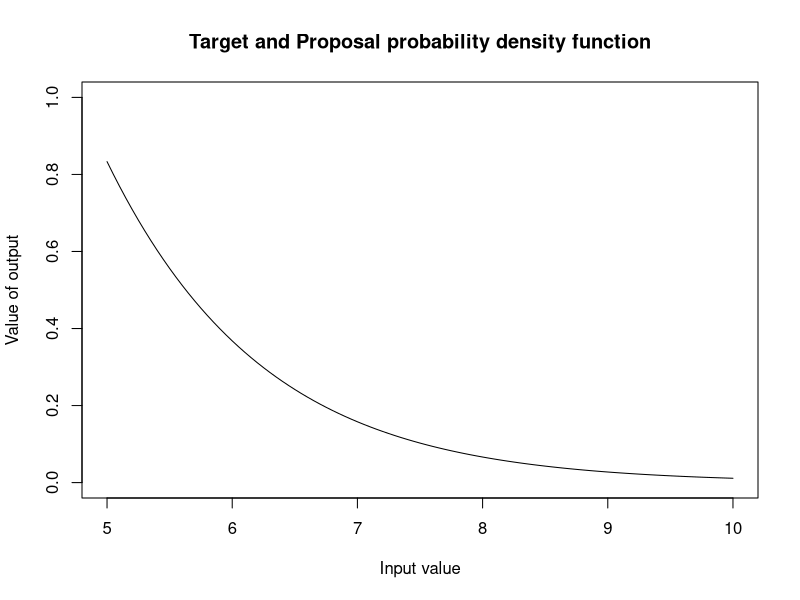
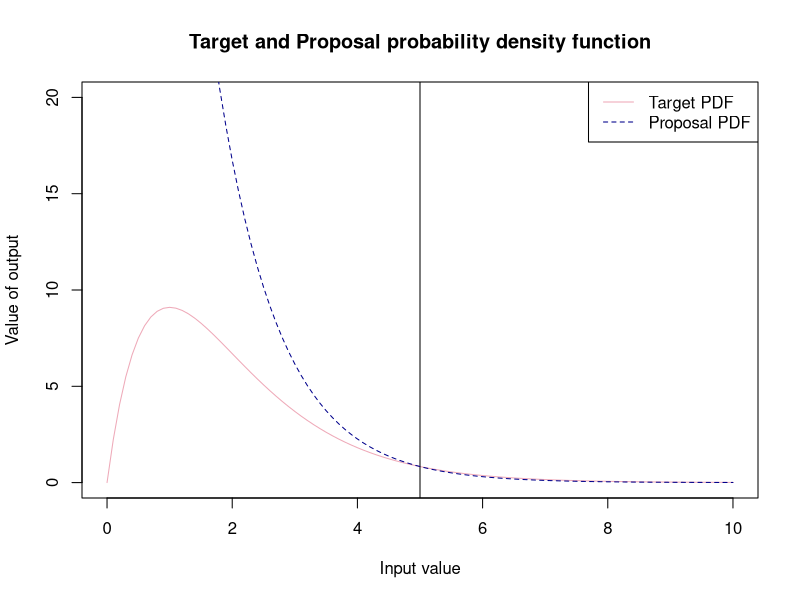
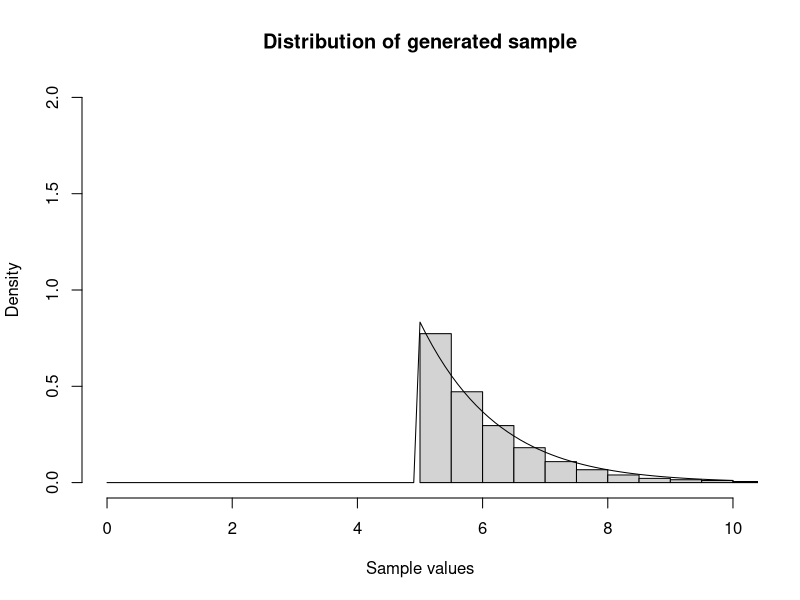
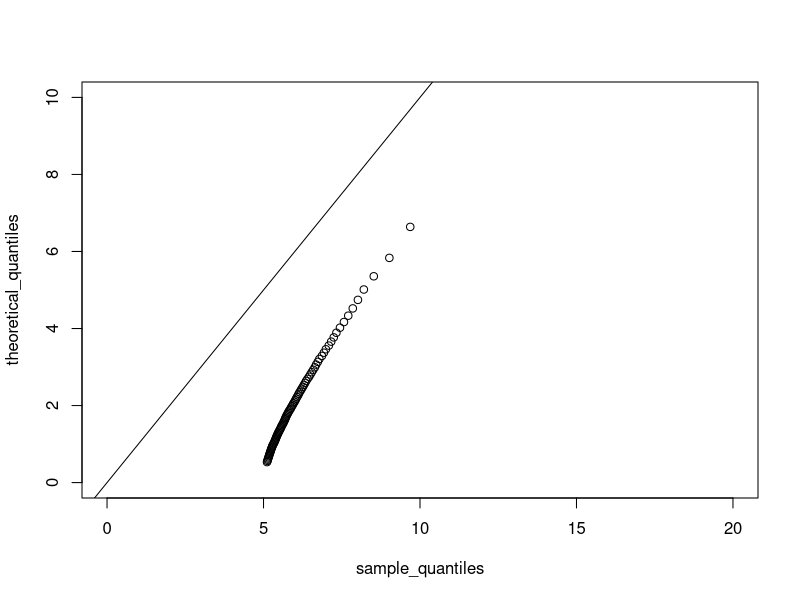
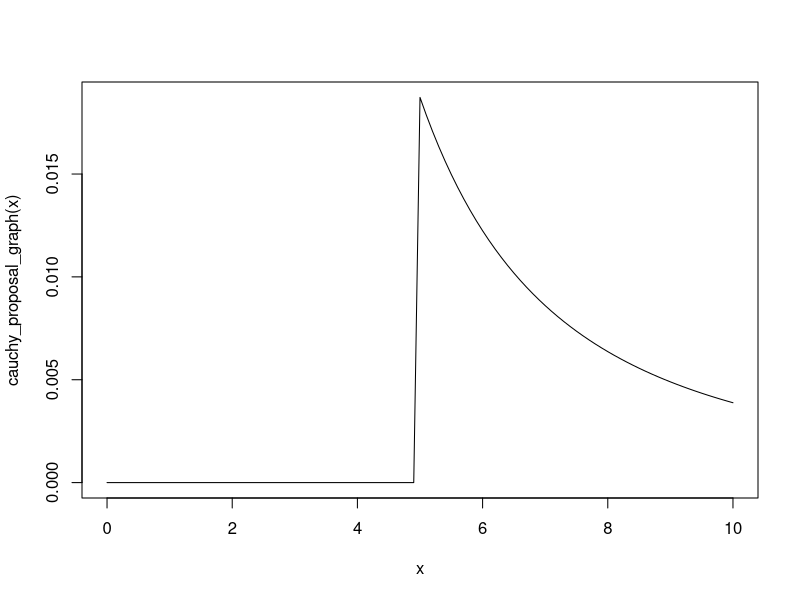
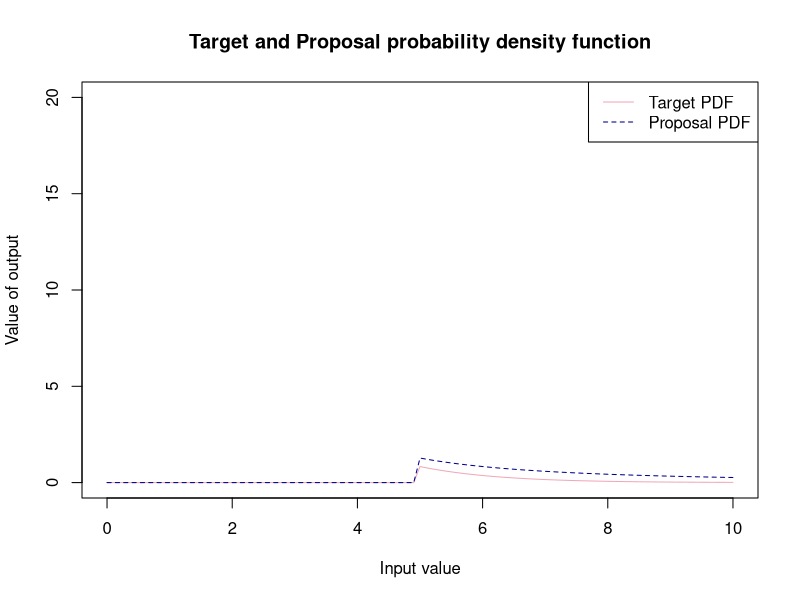

Write the R code that produced these figures, in order. (Note: this script raises an error after producing the figures.)
#-----------------------------------#
#-REJECTION SAMPLING - Gamma(2,1) --#----
#-----------------------------------#
#Defining our target pdf(density function to sample from) --------------------------
target_pdf<-function(x){
  ifelse(x >= 5, (x*exp(-x))/(6*exp(-5)), 0) # to incorporate bounds
}

target_pdf_graphical<-function(x){
   (x*exp(-x))/(6*exp(-5))  # plotting the whole function  
}

#--------------------------------#
#--EXPONENTIAL PROPOSAL----------#----
#-------------------------------#
#Defining proposal pdf number generator(density that we easily sample from to use to accept or reject)--
exp_generator<- function(x){
  y <- rexp(1)     # generate a sample from exponential where lambda = 1
  ifelse(y>=5,y,0) # accept and return value of greater than or equal to 5
}

exp_graphical<- function(x){
  exp(-x) # plotting exponential proposal
}

# Graphing our target  and proposal probability density functions 
M <- ((5*exp(-5))/(6*exp(-5)))/(exp(-5)) # max point of both is x = 5

# PDF within bounds we consider x within (5,10)
curve(target_pdf(x), from = 5, to = 10, 
      xlab = "Input value",
      ylab = "Value of output",
      main = "Target and Proposal probability density function", col = "black", ylim = c(0,1))

# PDF compared to exp across greater range x within (0,10)
curve(target_pdf_graphical(x), from = 0, to = 10, 
      xlab = "Input value",
      ylab = "Value of output",
      main = "Target and Proposal probability density function", col = "pink2", ylim = c(0,20))
abline(v = 5)

curve( M * exp_graphical(x), from = 0, to = 10,
      xlab = "Input value",
      ylab = "Output value",
      main = "Proposal probability density funtion", add= T ,col = "blue4", lty = 2)
legend("topright", legend = c("Target PDF", "Proposal PDF"), 
       col = c("pink2", "blue4"), lty = c(1, 2))

#Rejection Sampling function -----------------------------------------------------
exp_acc_rej<-function(){
  
  set.seed(123)
  n<-5000
  sample_y<-numeric(n)
  number <- 0
  count<-0
  total_sample <-numeric(0)
  
  while(count<n) {
   
    #generated sample from proposal 
    y <- exp_generator()
    #uniform comparison
    u<- runif(1,0,1)
    #number of total generated samples
    number <- number + 1
    total_sample[number] <- y
    acceptance_rate <- round((length(sample_y)/ length(total_sample))*100 , digits = 3)
    
    #accept or reject criteria
    
    if( u <= target_pdf(y)/ (M * exp_graphical(y))){
    count<- count +1
    sample_y[count]<-y
    }
  }
  number_of_samples <- length(total_sample)
  text <- "Acceptance rate:"
  percent <- "%"
  output<-paste(text,acceptance_rate,percent) #combining types to have preferred output 
  list( acceptance_rate = output, samples = sample_y, no_of_samples = number_of_samples ) #list of output from this function
}


list<- exp_acc_rej()   #creating a list of the acceptance rate and valid samples 
samples_gamma <- list$samples #creating a vector of the samples 
ac_rate <- list$acceptance_rate #acceptance rate 
no_samples <-list$no_of_samples  #number of total samples 
# Graphical display of distribution of sample and pdf ------------- -----------
# Using Histogram -------------------------------------------------------------
hist(samples_gamma, freq = FALSE,
     main = "Distribution of generated sample",
     xlab = "Sample values", ylim = c(0,2), xlim =c(0,10))
curve(target_pdf(x), add = TRUE)

# QQplot ----------------------------------------------------------------------
# We will now use a QQplot 
# Quantiles of the sample data 
sample_quantiles <- quantile(samples_gamma, probs = seq(0.1,1,0.01))
theoretical_quantiles <- qgamma(p = seq(0.1,1,0.01), shape =2 , rate =1)

plot(sample_quantiles, theoretical_quantiles, xlim = c(0,20), ylim = c(0,10))
abline(a= 0, b = 1)

# Conclusion
# We can see that using en exponential(1) is very inefficient as most values are that we generate are 
# not greater than 5 and therefore we generate mostly 0 
#--------------------------------#
#--CAUCHY PROPOSAL--------------#----
#-------------------------------#

cauchy_proposal_graph<- function(x){
  ifelse(x>=5, (1/pi)*(1/(1+(x-1)^2)),0)
}

curve(cauchy_proposal_graph(x), from = 0, to =10)

#Scaling factor with Cauchy proposal ------------------------------------------
M_cauchy <- ((5*exp(-5))/(6*exp(-5)))/((1/pi)*(1/(1+5^2)))

curve(target_pdf(x), from = 0, to = 10, 
      xlab = "Input value",
      ylab = "Value of output",
      main = "Target and Proposal probability density function", col = "pink2", ylim = c(0,20))

curve(    M_cauchy * cauchy_proposal_graph(x), from = 0, to = 10,
       xlab = "Input value",
       ylab = "Output value",
       main = "Proposal probability density funtion", add= T ,col = "blue4", lty = 2)
legend("topright", legend = c("Target PDF", "Proposal PDF"), 
       col = c("pink2", "blue4"), lty = c(1, 2))

# Rejection sampling function ----------------------------------------------

rgamma_2_1_cauchy <- function(n){
  rgamma_samples <- numeric(n) # list to store accepted samples 
  total_samples <- numeric(0)  # store total sample size 
  count <- 1                  #iterate our  while loop
  pos <- 1
  # while loop that runs until we have 5000 accepted samples 
  while (count < n) {
    # random value from a uniform distribution for comparison
    u <- runif(1, 0, 1)
    # value from cauchy distribution 
    x <- 5 + rcauchy( 1, 0, 1)
    # iterating along the list 
    pos  <- pos + 1
    total_samples[pos] <- x
    # now we can use the comparison operator to accept samples if the condition is met
    if ( u <= target_pdf(x)/(M_cauchy * cauchy_proposal_graph(x))){
      count <- count + 1
      rgamma_samples[count] <- x
    }
    
  }
  return(rgamma_samples)
}

gamma_samples_cauchy <- rgamma_2_1_cauchy(n = 5000)

hist(gamma_samples_cauchy, freq = F)
curve(target_pdf(x), add = TRUE)

sample_quantiles_cauchy <- quantile(gamma_samples_cauchy, probs = seq(0.1,1,0.01))
theoretical_quantiles_cauchy <- qcauchy(p = seq(0.1,1,0.01),1,1)

plot(sample_quantiles_cauchy, theoretical_quantiles_cauchy)
abline(a= 0, b = 1)
